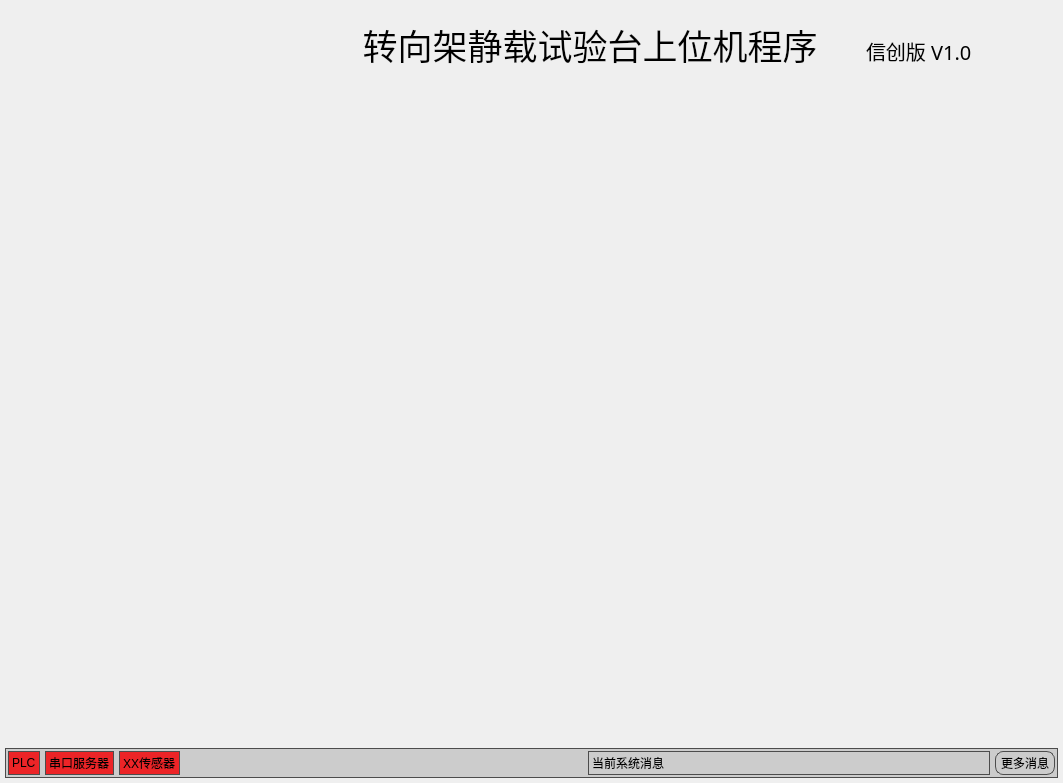
<?xml version="1.0" encoding="UTF-8"?>
<ui version="4.0">
 <class>MainWindow</class>
 <widget class="QMainWindow" name="MainWindow">
  <property name="geometry">
   <rect>
    <x>0</x>
    <y>0</y>
    <width>1063</width>
    <height>783</height>
   </rect>
  </property>
  <property name="windowTitle">
   <string>MainWindow</string>
  </property>
  <property name="styleSheet">
   <string notr="true">QLabel{
font: 12pt &quot;微软雅黑&quot;;
}
QPushButton{
font: 12pt &quot;微软雅黑&quot;;
border:none;
}</string>
  </property>
  <widget class="QWidget" name="wgt_root">
   <property name="styleSheet">
    <string notr="true">QWidget{
font: 10pt &quot;微软雅黑&quot;;
}

QPushButton {
    /* 基础样式 */
    background-color: #4CAF50;  /* 默认背景色（绿色） */
    color: black;              /* 文字颜色 */
    border: 1px solid transparent;              /* 无边框 */
    border-radius: 8px;        /* 圆角 */
    padding: 3px 5px;         /* 内边距 */
    font-size: 12px;           /* 字体大小 */
     /* font-weight: bold;         加粗 */
    text-align: center;        /* 文字居中 */
}


QPushButton:hover {
    background-color: #45a049;  /* 背景色变深 */
    border-color: #80BDFF;      /* 悬停时显示蓝色边框 */
}

/* 按下状态 */
QPushButton:pressed {
    background-color: #111111;  /* 背景色更深 */
    border-color: #222222;      /* 按下时显示深蓝色边框 *//
}

/* 禁用状态 */
QPushButton:disabled {
    background-color: #cccccc;  /* 灰色背景 */
    color: #888888;            /* 灰色文字 */
    border-color: #dddddd;     /* 灰色边框 */
    cursor: not-allowed;       /* 禁止光标 */
}

/* 聚焦状态（可选） */
QPushButton:focus {
    outline: none;             /* 移除默认焦点轮廓 */
    border-color: #4d90fe;     /* 聚焦时显示深蓝色边框 */
}</string>
   </property>
   <layout class="QVBoxLayout" name="verticalLayout" stretch="1,1,5">
    <property name="spacing">
     <number>5</number>
    </property>
    <property name="leftMargin">
     <number>5</number>
    </property>
    <property name="topMargin">
     <number>5</number>
    </property>
    <property name="rightMargin">
     <number>5</number>
    </property>
    <property name="bottomMargin">
     <number>5</number>
    </property>
    <item>
     <widget class="QWidget" name="wgt_head" native="true">
      <property name="minimumSize">
       <size>
        <width>0</width>
        <height>80</height>
       </size>
      </property>
      <property name="maximumSize">
       <size>
        <width>16777215</width>
        <height>80</height>
       </size>
      </property>
      <layout class="QHBoxLayout" name="horizontalLayout" stretch="2,5">
       <property name="spacing">
        <number>5</number>
       </property>
       <property name="leftMargin">
        <number>3</number>
       </property>
       <property name="topMargin">
        <number>3</number>
       </property>
       <property name="rightMargin">
        <number>3</number>
       </property>
       <property name="bottomMargin">
        <number>3</number>
       </property>
       <item>
        <widget class="QLabel" name="logo">
         <property name="text">
          <string/>
         </property>
         <property name="scaledContents">
          <bool>true</bool>
         </property>
        </widget>
       </item>
       <item>
        <widget class="QWidget" name="wgt_info" native="true">
         <property name="minimumSize">
          <size>
           <width>0</width>
           <height>60</height>
          </size>
         </property>
         <property name="maximumSize">
          <size>
           <width>16777215</width>
           <height>60</height>
          </size>
         </property>
         <property name="styleSheet">
          <string notr="true"/>
         </property>
         <layout class="QHBoxLayout" name="horizontalLayout_2" stretch="3,1">
          <item>
           <widget class="QLabel" name="label">
            <property name="font">
             <font>
              <family>微软雅黑</family>
              <pointsize>26</pointsize>
              <italic>false</italic>
              <bold>false</bold>
             </font>
            </property>
            <property name="styleSheet">
             <string notr="true">font: 26pt &quot;微软雅黑&quot;;</string>
            </property>
            <property name="text">
             <string>转向架静载试验台上位机程序</string>
            </property>
            <property name="alignment">
             <set>Qt::AlignCenter</set>
            </property>
           </widget>
          </item>
          <item>
           <widget class="QLabel" name="label_2">
            <property name="font">
             <font>
              <family>微软雅黑</family>
              <pointsize>15</pointsize>
              <italic>false</italic>
              <bold>false</bold>
             </font>
            </property>
            <property name="styleSheet">
             <string notr="true">font: 15pt &quot;微软雅黑&quot;;
padding-bottom: 0px;  /* 底部内边距设为0 */
padding-left: 0px;  /* 底部内边距设为0 */
margin-bottom: 0px;   /* 底部外边距设为0 */
height: 30px;  </string>
            </property>
            <property name="text">
             <string>信创版 V1.0</string>
            </property>
            <property name="alignment">
             <set>Qt::AlignBottom|Qt::AlignLeading|Qt::AlignLeft</set>
            </property>
            <property name="margin">
             <number>0</number>
            </property>
           </widget>
          </item>
         </layout>
        </widget>
       </item>
      </layout>
     </widget>
    </item>
    <item>
     <widget class="QWidget" name="wgt_view" native="true">
      <property name="font">
       <font>
        <family>微软雅黑</family>
        <pointsize>10</pointsize>
        <italic>false</italic>
        <bold>false</bold>
       </font>
      </property>
     </widget>
    </item>
    <item>
     <widget class="QWidget" name="wgt_status" native="true">
      <property name="minimumSize">
       <size>
        <width>0</width>
        <height>30</height>
       </size>
      </property>
      <property name="maximumSize">
       <size>
        <width>16777215</width>
        <height>30</height>
       </size>
      </property>
      <property name="styleSheet">
       <string notr="true">QWidget{
background-color: rgb(204, 204, 204);
border-width:1px;
border-style:solid;
border-color: rgb(76, 76, 76);
}

</string>
      </property>
      <layout class="QHBoxLayout" name="horizontalLayout_3" stretch="0,0,0,1,1,0">
       <property name="spacing">
        <number>5</number>
       </property>
       <property name="leftMargin">
        <number>3</number>
       </property>
       <property name="topMargin">
        <number>3</number>
       </property>
       <property name="rightMargin">
        <number>3</number>
       </property>
       <property name="bottomMargin">
        <number>3</number>
       </property>
       <item>
        <widget class="QLabel" name="lb_status_plc">
         <property name="styleSheet">
          <string notr="true">background-color: rgb(236, 36, 39);</string>
         </property>
         <property name="text">
          <string>PLC</string>
         </property>
        </widget>
       </item>
       <item>
        <widget class="QLabel" name="lb_status_serial">
         <property name="styleSheet">
          <string notr="true">background-color: rgb(236, 36, 39);</string>
         </property>
         <property name="text">
          <string>串口服务器</string>
         </property>
        </widget>
       </item>
       <item>
        <widget class="QLabel" name="lb_status_other">
         <property name="styleSheet">
          <string notr="true">background-color: rgb(236, 36, 39);</string>
         </property>
         <property name="text">
          <string>XX传感器</string>
         </property>
        </widget>
       </item>
       <item>
        <spacer name="horizontalSpacer">
         <property name="orientation">
          <enum>Qt::Horizontal</enum>
         </property>
         <property name="sizeHint" stdset="0">
          <size>
           <width>40</width>
           <height>20</height>
          </size>
         </property>
        </spacer>
       </item>
       <item>
        <widget class="QLabel" name="lb_info">
         <property name="styleSheet">
          <string notr="true">border-width:1px;
border-style:solid;
border-color: rgb(76, 76, 76);</string>
         </property>
         <property name="text">
          <string>当前系统消息</string>
         </property>
        </widget>
       </item>
       <item>
        <widget class="QPushButton" name="pushButton_2">
         <property name="text">
          <string>更多消息</string>
         </property>
        </widget>
       </item>
      </layout>
     </widget>
    </item>
   </layout>
  </widget>
 </widget>
 <resources/>
 <connections/>
</ui>
